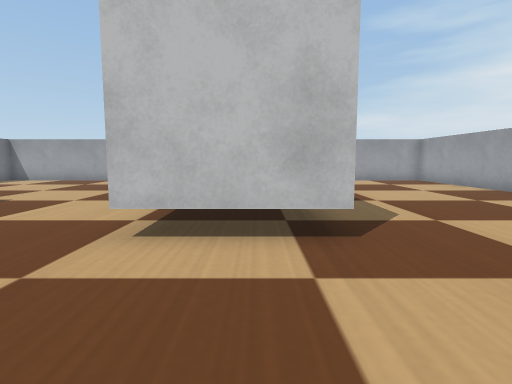
view 1 (above)

19 first-person views from a walk through a world built for the Webots simulator. The camera is 0.1 m above the floor, tilts 6° down and sees 80° across. The floor is counted in squares, 0.1 m on a side. Each view is taken from the middle of a square. On the plan, view 1 faces up. The plan holds only what a view shows up to about 12 squares ahead; the rest is blank. The robots in the file are not drawn. Webots' stock objects and surfaces are drawn as simple stand-ins.

view 2
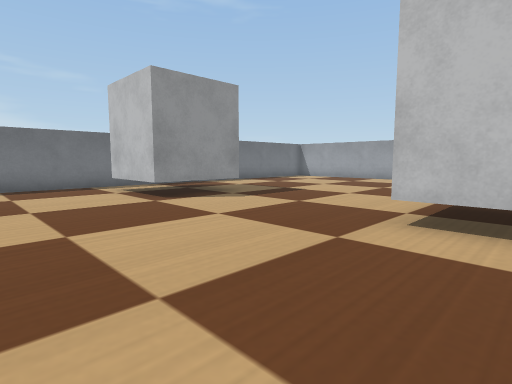

view 3
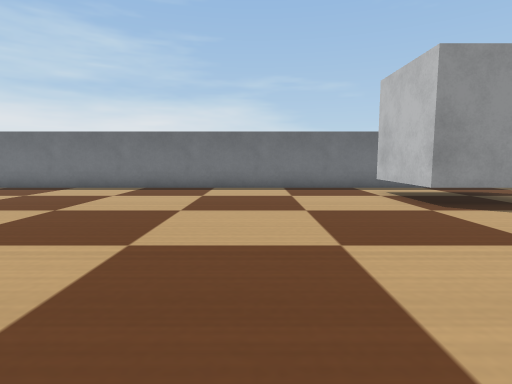

view 4
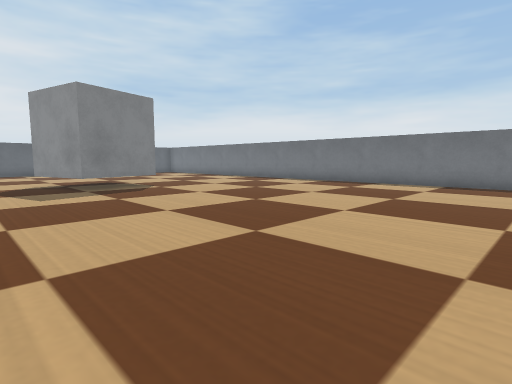

view 5
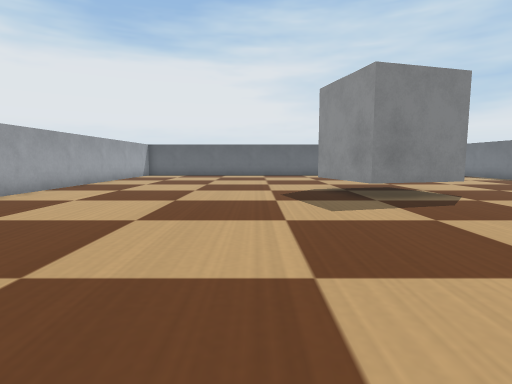

view 6
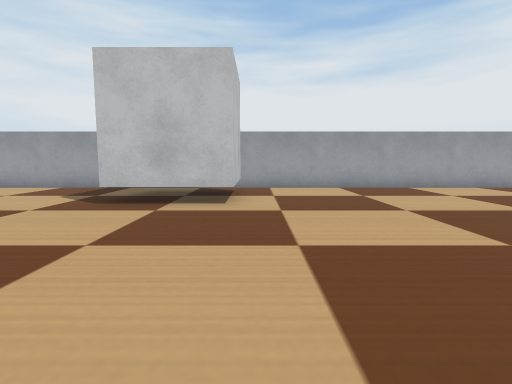

view 7
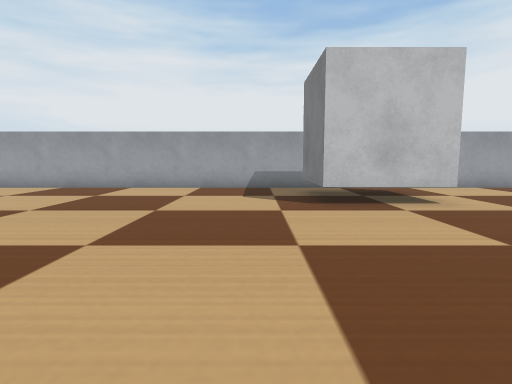

view 8
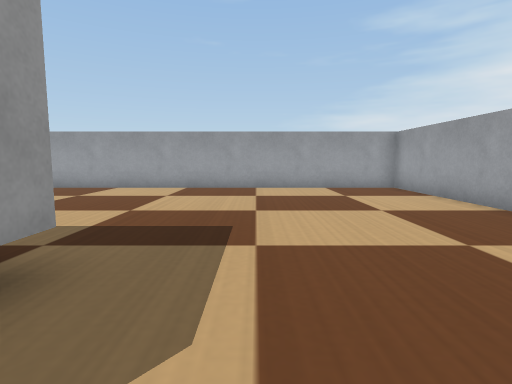

view 9
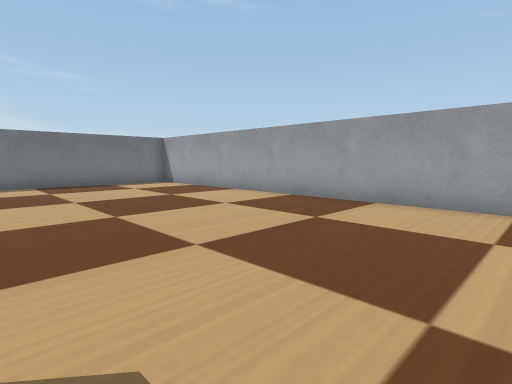

view 10
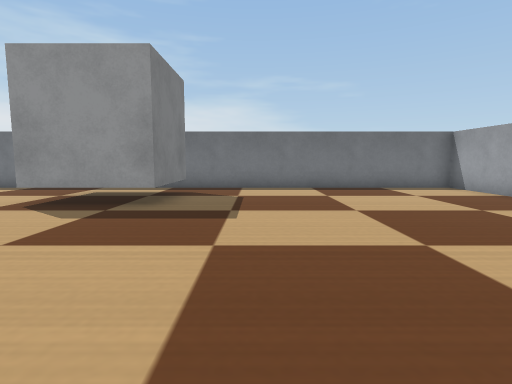

view 11
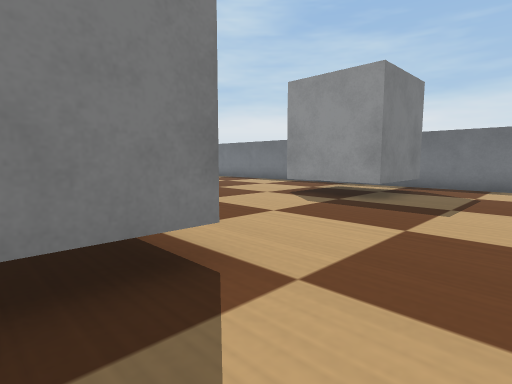

view 12
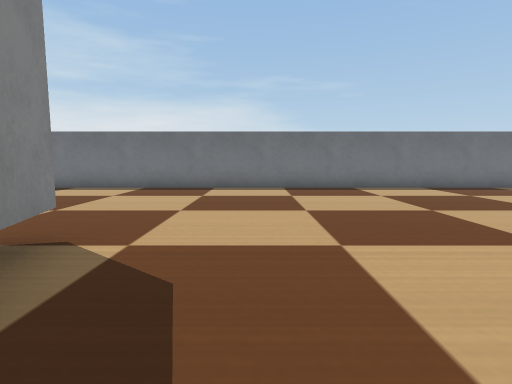

view 13
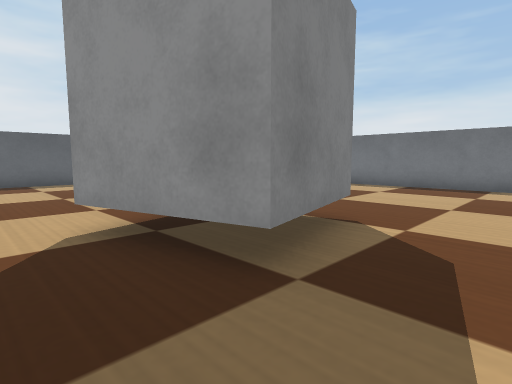

view 14
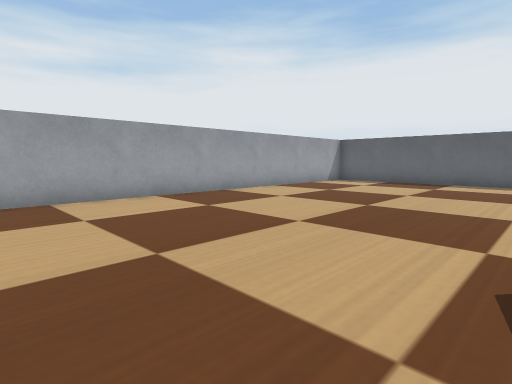

view 15
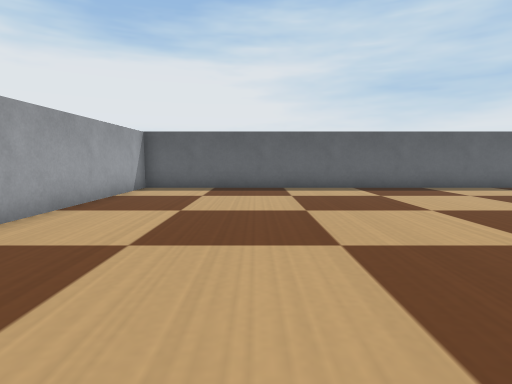

view 16
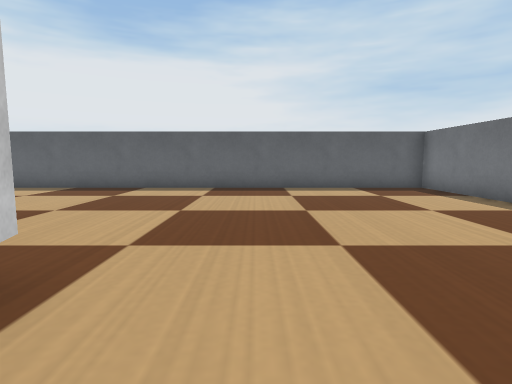

view 17
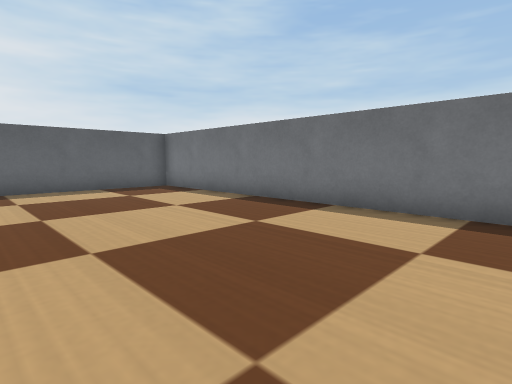

view 18
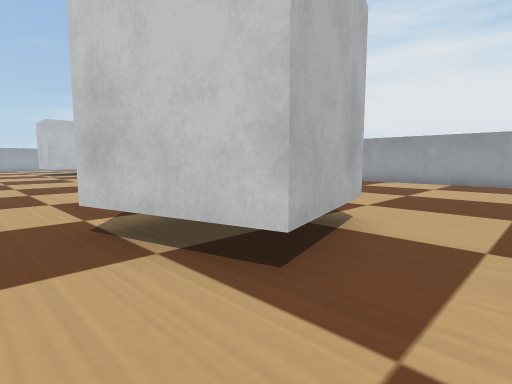

view 19
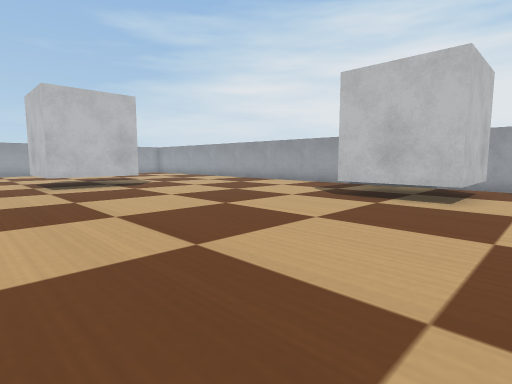

### Floor plan
Key: @ floor where view 1 was taken; # wall or solid block; . floor; B white box.
Columns run from 12 left of view 1 to 8 right of it. Each row starts with its distance up from view 1.
 15 #####################
 14 #...................#
 13 #...................#
 12 #...................#
 11 #...................#
 10 #...................#
  9 #...................
  8 #...................
  7 #.........BBBB......#
  6 #.BBB.....B  B......#
  5 #   B.....B   ......#
  4 #   B.....BBBB......#
  3 #BBBB...............#
  2 #...................#
  1 #...................#
  0 #...........@.......#
 -1 #...................#
 -2 #...................#
 -3 #...............   .#
 -4 #...............BBBB#
 -5 #...............B   #
 -6 #...............BBBB#
 -7 #...................#
 -8 #...................#
 -9 #...................#
-10 #...................#
-11 #...................#
-12 #...................#
-13 #.......BBB.........#
-14 #......B  B.........#
-15 #.......B BB........#
-16 #.......BBBB........#
-17 #...................#
-18 #...................#
-19 #...................#
-20 #...................#
-21 #...................#
-22 #...................#
-23 #...................#
-24 #...................#
-25 #####################

Where each view was taken, in squares from view 1:
view 1: 0 up, 0 right, facing up
view 2: 1 down, 0 right, facing up-left
view 3: 1 down, 1 left, facing left
view 4: 2 down, 1 right, facing down-left
view 5: 5 down, 1 right, facing down
view 6: 7 down, 3 left, facing right
view 7: 2 down, 3 left, facing right
view 8: 4 up, 3 right, facing up
view 9: 8 up, 1 right, facing up-left
view 10: 8 up, 1 left, facing left
view 11: 9 up, 0 right, facing down-left
view 12: 11 down, 1 left, facing left
view 13: 11 down, 0 right, facing down-left
view 14: 11 down, 0 right, facing down-right
view 15: 14 down, 4 right, facing down
view 16: 14 down, 6 left, facing down
view 17: 14 down, 6 left, facing down-left
view 18: 18 down, 6 left, facing up-right
view 19: 8 down, 4 left, facing up-right
